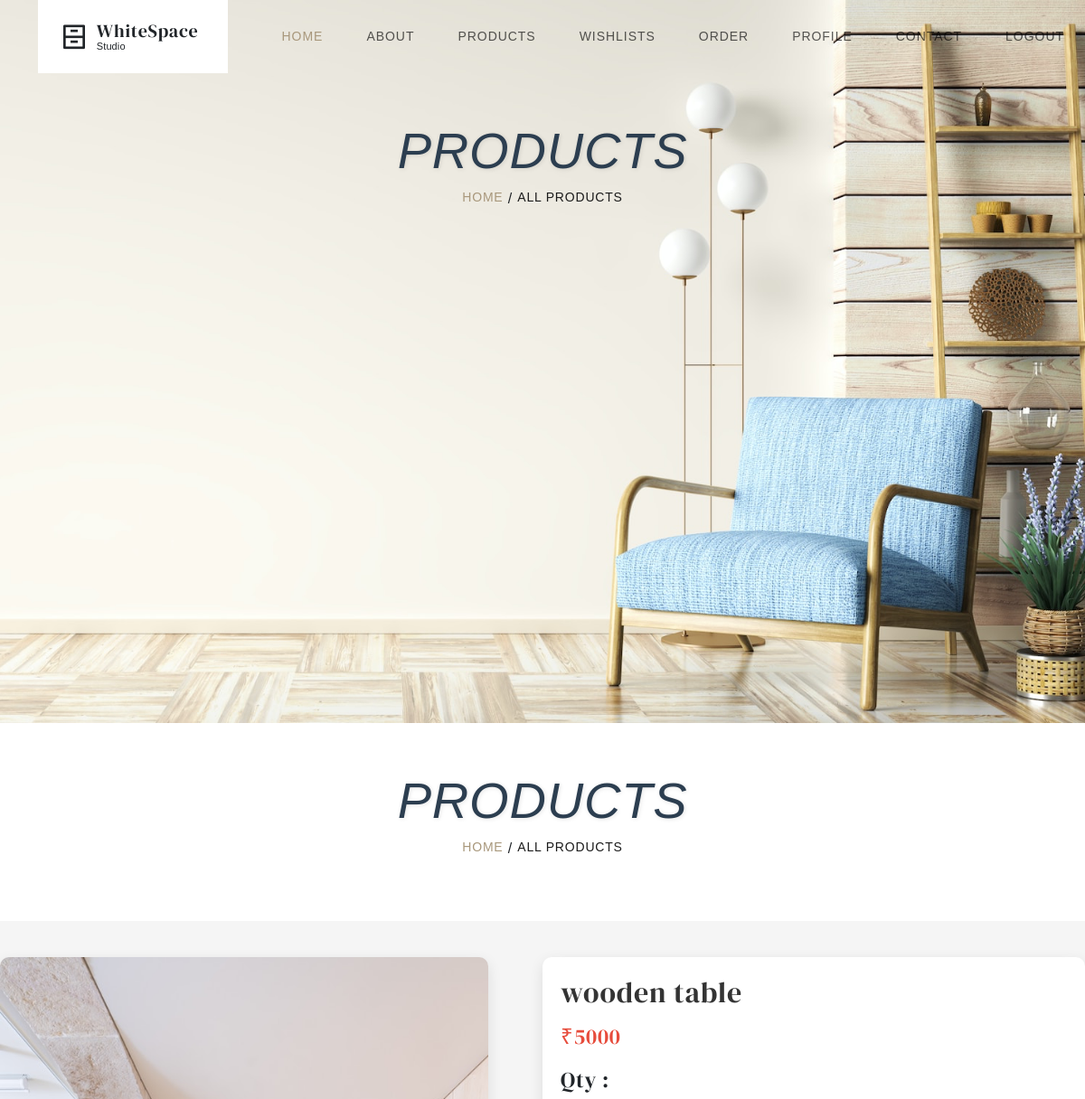
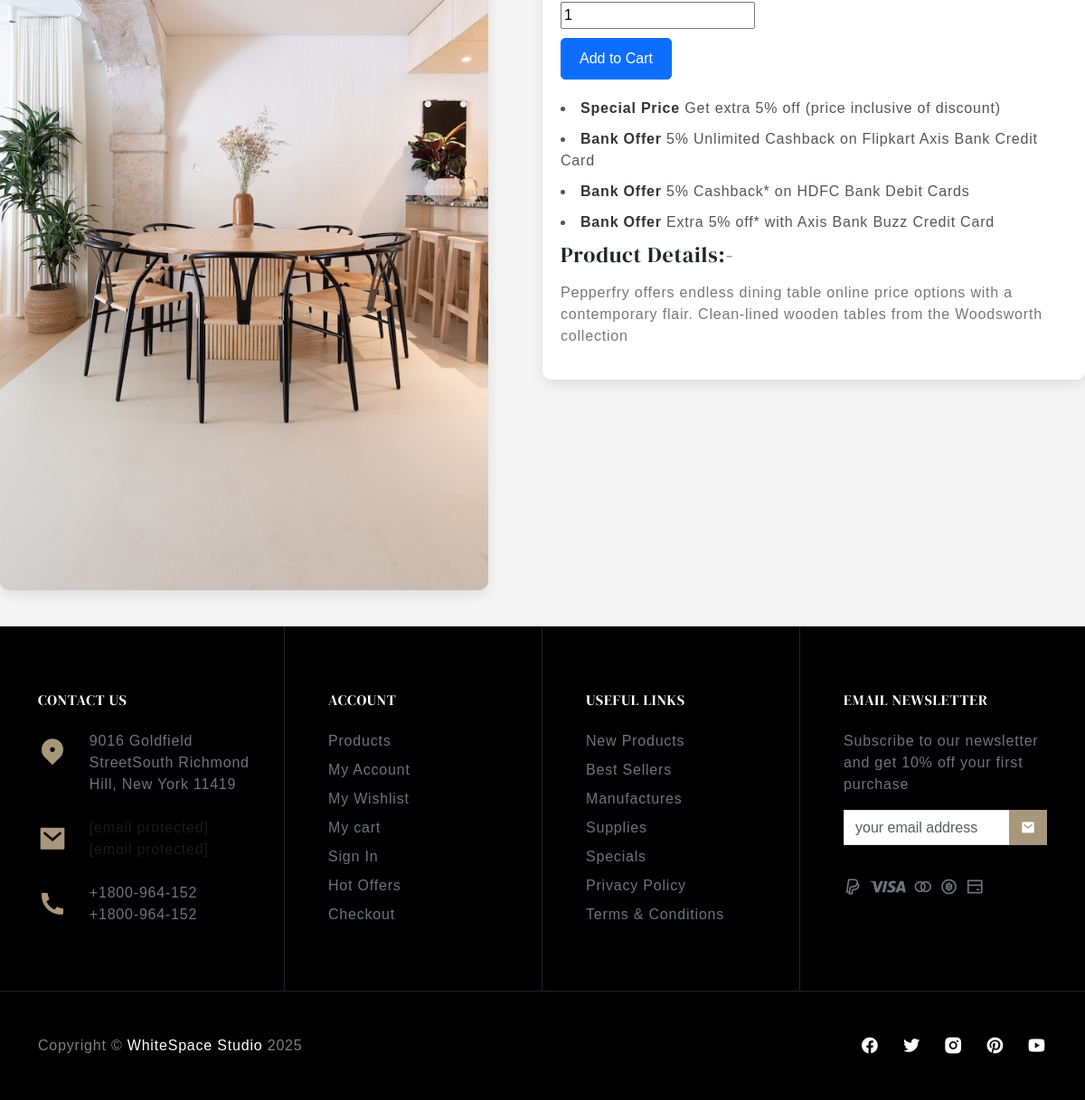
Page /ecommerce-single/2/ (signed in) on the committed database (2 pictures, top to bottom).
### myapp/models.py (models this page shows, shortened)
class Product(models.Model):
    Seller = models.ForeignKey('Login', on_delete=models.CASCADE, limit_choices_to={'role': 'Seller'}, default='')
    Cate = models.ForeignKey(ProductCategory, on_delete=models.CASCADE, default="")
    name = models.CharField(max_length=25)
    desc = models.TextField()
    price = models.IntegerField()
    timestamp = models.DateTimeField(auto_now=True)
    image1 = models.ImageField(upload_to='product_images/', blank=True, default='')
    def pic(self):
        return mark_safe('<img src = "{}" width = "100">'.format(self.image1.url))
    pic.allow_tags = True

### myapp/views.py (the view)
# urls.py: path('ecommerce-single/<int:product_id>/', views.productdetails, name='ecommerce-single'),
def productdetails(request, product_id):
    context = checksession(request)
    product = Product.objects.get(id=product_id)
    context.update({'product': product})
    return render(request,'single_product.html', context)

### myapp/views.py (called while the page is built)
def checksession(request):
    uid = request.session.get('log_id')
    if not uid:
        return None
    try:
        userdata = Login.objects.get(id=uid)
        is_seller = userdata.role == "Seller"
        if is_seller:
            try:
                profile = SellerProfile.objects.get(user=userdata)
            except SellerProfile.DoesNotExist:
                profile = None
        else:
            try:
                profile = UserProfile.objects.get(user=userdata)
            except UserProfile.DoesNotExist:
                profile = None
        context = {
            'userdata': userdata,
            'is_seller': is_seller,
            'profile': profile,
        }
        return context
    except Login.DoesNotExist:
        return None

### myapp/templates/single_product.html (shortened to what this page needs)
{%extends 'base.html'%}
{%block main%}
{%load static%}
<div class="container py-5 my-1">
<div class="row align-items-center g-4">
<div class="col-lg-12 col-12 text-center">
<div class="text-center">
<h1 class="fw-Italic display-2" data-aos="fade-up" data-aos-duration="500">PRODUCTS</h1>
<nav aria-label="breadcrumb" class="d-flex justify-content-center">
<ol class="breadcrumb" data-aos="fade-up" data-aos-duration="600">
<li class="breadcrumb-item small"><a href="/" class="text-secondary">HOME </a></li> &nbsp;/&nbsp;<span><li class="breadcrumb-item small active" aria-current="page"><a
        href="/addproduct">ALL PRODUCTS</a></li>
</span>
</ol>
</nav>
</div>
</div>
</div>
</div>
</div>
<div class="container py-5 my-1">
<div class="row align-items-center g-4">
<div class="col-lg-12 col-12 text-center">
<div class="text-center">
<h1 class="fw-Italic display-2" data-aos="fade-up" data-aos-duration="500">PRODUCTS</h1>
<nav aria-label="breadcrumb" class="d-flex justify-content-center">
<ol class="breadcrumb" data-aos="fade-up" data-aos-duration="600">
<li class="breadcrumb-item small"><a href="/" class="text-secondary">HOME </a></li> &nbsp;/&nbsp;<span><li class="breadcrumb-item small active" aria-current="page"><a
        href="/addproduct">ALL PRODUCTS</a></li>
</span>
</ol>
</nav>
</div>
</div>
</div>
</div>
 <section class="w3l-features-photo-7">
	<div class="w3l-features-photo-7_sur">
		<div class="wrapper">
			<div class="w3l-features-photo-7_top">
					<div class="w3l-features-photo-7_top-right">
							<div class="galleryContainer">
								<div class="gallery">
									<img src="/media/{{product.image1}}" width="300px" class="gallery" id="i1" alt="" />
								</div>
							</div>
						</div>
				<div class="w3l-features-photo-7_top-left">
					<h3>{{ product.name }}</h3>
					<h5>₹{{ product.price }}</h5>
					<form action="/add_to_cart" method="post" class="signin-form" enctype="multipart/form-data">
						<div class="color-quality-right">
							<h4>Qty : </h4>
                        	<input type="number" id="quantity" class="input-text qty text" step="1" min="1" max="" name="quantity" value="1" title="Qty" size="4" inputmode="numeric">
					 	</div>
						{%if profile == None %}
						<a href="/adduser" class="btn btn-danger">Complete Profile</a>
						{%else%}
						{% if not is_seller%}
						<button type="submit" class="btn btn-primary">Add to Cart</button>
						{%endif%}
						{%endif%}
					</form>
					<li><span>Special Price</span> Get extra 5% off (price inclusive of discount)</li>
					<li><span>Bank Offer</span> 5% Unlimited Cashback on Flipkart Axis Bank Credit Card</li>
					<li><span>Bank Offer</span>  5% Cashback* on HDFC Bank Debit Cards</li>
					<li><span>Bank Offer</span> Extra 5% off* with Axis Bank Buzz Credit Card</li>
					<h4>Product Details:-</h4>
					{% if product.desc %}
						<p>{{ product.desc }}</p>
					{% else %}
						<p>No description available</p>
					{% endif %}
				</div>
			</div>
		</div>
	</div>
</section>
{%endblock%}

### myapp/static/css/style.css (style rules this page uses)
body { font-family:manrope,sans-serif;letter-spacing:.05rem }
.h1,.h2,.h3,.h4,.h5,.h6,h1,h2,h3,h4,h5,h6 { font-family:"dm serif display";font-weight:400!important;letter-spacing:.05rem }
p { letter-spacing:.05rem }
a { text-decoration:none;color:#1b1b1b }
.btn { border-radius:0 }
.text-secondary { color:#a8977b!important }

### myapp/static/css/common.css (style rules this page uses)
body { font-family:manrope,sans-serif;letter-spacing:.05rem }
.h1,.h2,.h3,.h4,.h5,.h6,h1,h2,h3,h4,h5,h6 { font-family:"dm serif display";font-weight:400!important;letter-spacing:.05rem }
body { overflow-x:hidden }
a { -webkit-transition:all .3s ease 0s;-moz-transition:all .3s ease 0s;-o-transition:all .3s ease 0s;transition:all .3s ease 0s }

### myapp/templates/single_product.html (style rules this page uses)
.w3l-features-photo-7_sur { padding: 40px 0; background-color: #f5f5f5; }
.wrapper { max-width: 1200px; margin: 0 auto; }
.w3l-features-photo-7_top { display: flex; justify-content: space-between; align-items: flex-start; flex-wrap: wrap; gap: 30px; }
.w3l-features-photo-7_top-right { flex: 1; max-width: 45%; }
.w3l-features-photo-7_top-right img { width: 100%; height: auto; border-radius: 10px; box-shadow: 0 5px 15px rgba(0, 0, 0, 0.1); }
.w3l-features-photo-7_top-left { flex: 1; max-width: 50%; background-color: #fff; padding: 20px; border-radius: 10px; box-shadow: 0 5px 15px rgba(0, 0, 0, 0.1); }
.w3l-features-photo-7_top-left h3 { font-size: 2rem; font-weight: 600; color: #333; margin-bottom: 15px; }
.w3l-features-photo-7_top-left h5 { font-size: 1.5rem; font-weight: 500; color: #e74c3c; margin-bottom: 20px; }
.w3l-features-photo-7_top-left form { margin-bottom: 20px; }
.w3l-features-photo-7_top-left .btn { padding: 10px 20px; font-size: 1rem; border-radius: 5px; margin-top: 10px; }
.w3l-features-photo-7_top-left li { margin-bottom: 10px; font-size: 1rem; color: #555; }
.w3l-features-photo-7_top-left li span { font-weight: 600; color: #333; }
.w3l-features-photo-7_top-left p { font-size: 1rem; color: #777; margin-top: 15px; }
h1.fw-Italic.display-2 { font-family: "Audiowide", sans-serif; font-size: 3.5rem; font-style: italic; font-weight: 400; color: #2c3e50; text-shadow: 1px 1px 5px rgba(0, 0, 0, 0.1); transition: transform 0.4s ease; }
[data-aos="fade-up"] { opacity: 0; transform: translateY(30px); transition: opacity 0.5s ease, transform 0.5s ease; }
[data-aos="fade-up"].aos-animate { opacity: 1; transform: translateY(0); }

### rows in the picture
Product: image1 (picture), name "wooden table", price "5000", desc "Pepperfry offers endless dining table online price options with a contemporary flair. Clean-lined wooden tables from the Woodsworth collection"
